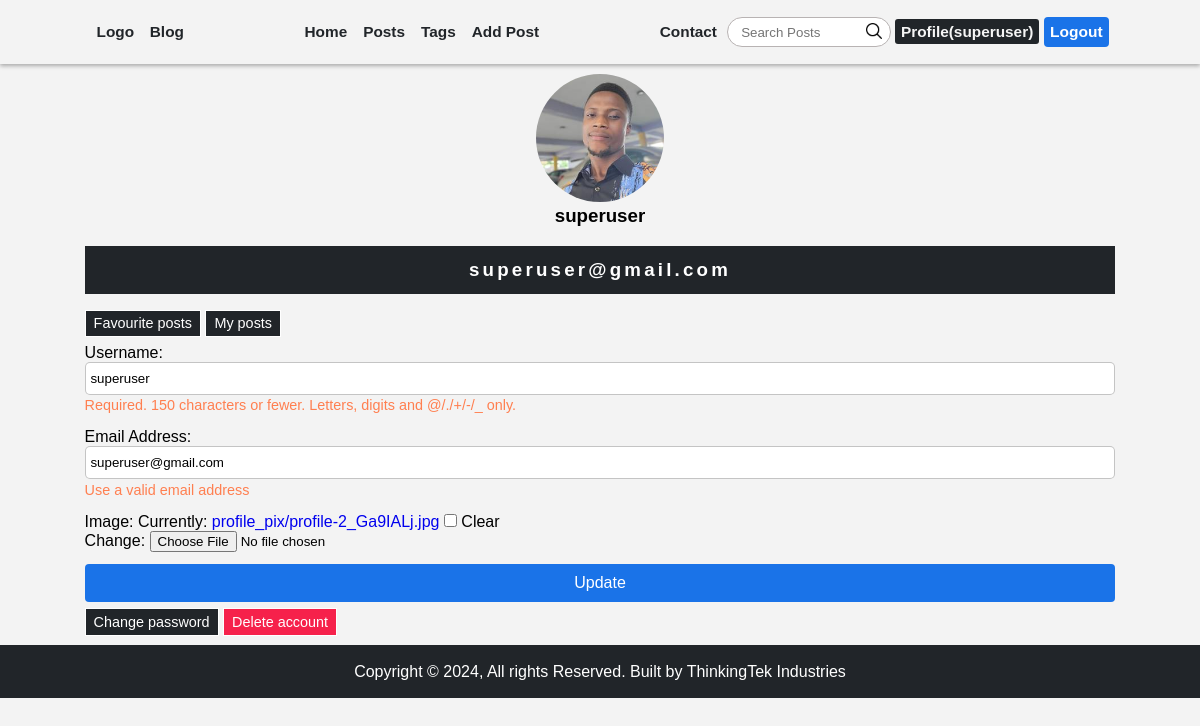
Screenshot of /profile/ (signed in) with the database file from the repository.
### account/models.py (models this page shows, shortened)
class User(AbstractUser):
    email = models.EmailField(verbose_name='Email Address', max_length=180, unique=True, help_text='Use a valid email address', error_messages={
                              'unique': 'Sorry this email cannot be used'})
    def __str__(self):
        return self.username

class Profile(models.Model):
    user = models.OneToOneField(User, on_delete=models.CASCADE)
    image = models.ImageField(
        default='profile_pix/profile_img.png', blank=True, null=True, upload_to='profile_pix', validators=[
            FileExtensionValidator(['jpg', 'jpeg'])])

### account/views.py (the view)
# urls.py: path('profile/', profile, name='profile'),
@login_required
def profile(request):
    username = request.user.username
    email = request.user.email
    u_form = UserUpdateForm(request.POST or None, instance=request.user)
    p_form = ProfileUpdateForm(
        request.POST or None, request.FILES, instance=request.user.profile)
    if request.method == 'POST':
        if u_form.is_valid() and p_form.is_valid():
            u_form.save()
            p_form.save()
            messages.success(request, f'Your account has been updated!')
            return redirect('profile')
    context = {
        'email': email,
        'username': username,
        'title': f'{username} | Profile',
        'u_form': u_form,
        'p_form': p_form,
        'profile_active': True
    }
    return render(request, 'account/profile.html', context)

### blog/forms.py
class SearchForm(forms.Form):
    search = forms.CharField(required=False, widget=forms.TextInput(
        attrs={'placeholder': 'Search Posts'}))
    class Meta:
        fields = "__all__"

### account/forms.py
class UserUpdateForm(forms.ModelForm):
    class Meta:
        model = get_user_model()
        fields = ('username', 'email')

### blog/views.py (called while the page is built)
def category_list(request):
    form = SearchForm(request.GET or None)
    categories = Post.objects.filter(publish=True).values(
        'categories__name').annotate(Count('categories__name'))[:5]
    all_categories = Post.objects.filter(publish=True).values(
        'categories__name').annotate(Count('categories__name'))
    return {'categories': categories, 'all_categories': all_categories, 'search_form': form}

### account/templates/account/profile.html (shortened to what this page needs)
{% extends 'base.html' %}
{% load static %}
{% block content %}
<section class="profile_user_details">
  <div class="profile_pic_container">
    {% if user.profile.image %}
    <img src="{{user.profile.image.url}}" alt="user profile pic" class="profile_img" srcset="">
    {% else %}
    <img src="" alt="user profile pic" class="profile_img" srcset="">
    {% endif %}
  </div>
  <div class="username_email">
    <h3>{{username}} </h3>
  </div>
</section>
<h3 class="header_text">{{user.email}}</h3>
<a class="profile_link fav_post" href="{% url 'blog:fovourite-posts' %}"> Favourite posts</a>
<a class="profile_link fav_post" href="{% url 'blog:user-posts' user.username %}"> My posts</a>
<div class="profile_form_container">
  <form action="" method="POST" enctype="multipart/form-data">
    <div class="form-group">
      {{u_form.username.label_tag}}
      {{u_form.username}}
      <p class="help-text">{{u_form.username.help_text}}</p>
    </div>
    <div class="form-group">
      {{u_form.email.label_tag}}
      {{u_form.email}}
      <p class="help-text">{{u_form.email.help_text}}</p>
    </div>
    <div class="form-group">
      {{p_form.image.label_tag}}
      {{p_form.image}}
    </div>
    <div class="form-group">
      <input type="submit" value="Update" />
    </div>
  </form>
</div>
<div>
  <a href="{% url 'password-change' %}" class="profile_link">Change password</a>
  <span class="profile_link delete_account" onclick="deletePost()">Delete account</>
</div>
{% endblock content %}

### templates/nav.html (shortened to what this page needs)
{% load static %}
<nav class="navbar_container">
    <div class="flex_center_btw navbar">
        <div class="logo_home">
            <a href="{% url 'blog:index' %}" class="logo_link">Logo</a>
            <a href="{% url 'blog:index' %}" class="home_link">Blog</a>
        </div>
        <ul class="nav_links_ul">
            <li class="nav_li">
                <a href="{% url 'blog:index' %}" class="nav_links {% if home_active %} nav_active {% endif %}">Home</a>
            </li>
            <li class="nav_li">
                <a href="{% url 'blog:posts' %}" class="nav_links {% if post_active %} nav_active {% endif %}">Posts</a>
            </li>
            <li class="nav_li">
                <a href="{% url 'blog:all-categories' %}"
                    class="nav_links {% if tags_active %} nav_active {% endif %}">Tags</a>
            </li>
            {% if user.is_authenticated %}
            <li class="nav_li">
                <a href="{% url 'blog:create-post' %}" class="nav_links {% if add_active %} nav_active {% endif %}">Add
                    Post</a>
            </li>
            {% endif %}
        </ul>
        <ul class="nav_links_ul flex_center_btw">
            <li class="nav_li">
                <a href="{%  url 'contact-us' %}"
                    class="nav_links {% if contact_active %} nav_active {% endif %}">Contact</a>
            </li>
            <li class="nav_li">
                <form action="{%  url 'blog:search-posts' %}" method="GET" class="flex-center search-form">
                    {{search_form.search}}
                    <button type="submit">
                        <img src="{% static '/img/icons/icons8-search-30.png' %}" alt="" srcset="" class="logo">
                    </button>
                </form>
            </li>
            {% if user.is_authenticated %}
            <li class="nav_li">
                <a href="{% url 'profile' %}"
                    class="nav_links {% if profile_active %} nav_active {% endif %}">Profile({{user}})</a>
            </li>
            {% endif %}
            <li class="nav_li">
                {% if user.is_authenticated %}
                <a href="{% url 'logout' %}" class="auth_link">Logout</a>
                {% else %}
                <a href="{% url 'login' %}" class="auth_link">Sign in</a>
                {% endif %}
            </li>
        </ul>
    </div>
</nav>

### static/css/styles.css (style rules this page uses)
.navbar_container { width: 100%; max-width: 1600px; box-shadow: 0 2px 4px rgba(0, 0, 0, 0.3); overflow-x: hidden; }
.navbar { position: relative; width: 100%; max-width: 1050px; margin: 0 auto; padding: 0.8rem 1rem; height: 4rem; }
.navbar a { font-size: 0.96rem; color: #212529; font-weight: bold; padding: 0.22rem 0.35rem; transition: 0.22s ease-in-out; border: none; }
.navbar .nav_active { border-radius: 3px; background-color: #212529; color: whitesmoke; }
.navbar .search-form { position: relative; width: 100%; max-width: 10.2rem; margin: 0 auto; }
.navbar .search-form input { padding: 0.4rem 0.8rem; border-radius: 15px; outline: none; width: 100%; border: 1.7px solid #b8b3b3; }
.navbar .search-form button { position: absolute; top: 1px; right: 0; background: none; border: none; padding: 0.2rem 0.4rem; cursor: pointer; }
.navbar .search-form button img { width: 20px; height: 20px; }
.nav_links_ul { display: none; gap: 0.3rem; }
.nav_links_ul .nav_li .auth_link { padding: 0.35rem 0.4rem; background-color: #1a73e8; color: white; border: none; border-radius: 4px; display: inline-block; font-size: 0.97rem; transition: 0.4s; }
.header_text { padding: 0.8rem 0.3rem; text-align: center; background-color: #212529; color: white; margin: 1rem 0; letter-spacing: 0.2rem; }

### static/css/profile.css (style rules this page uses)
.profile_user_details .profile_pic_container { width: 100%; text-align: center; }
.profile_user_details .profile_img { display: inline-block; height: 8rem; width: 8rem; object-fit: cover; object-position: center center; border-radius: 50%; }
.profile_user_details .username_email h3, .profile_user_details .username_email h5 { text-align: center; padding: 0.2rem; }
.profile_link { cursor: pointer; display: inline-block; padding: 0.3rem 0.5rem; background-color: #212529; color: white; border: 1px solid; transition: 0.2s ease-in-out; font-size: 0.9rem; }
.delete_account { background-color: #f6214b; }
.fav_post { background-color: #212529; }
.profile_form_container form .form-group { padding: 0.4rem 0; }
.profile_form_container form .form-group label { display: inline-block; cursor: pointer; }
.profile_form_container form .form-group input[type='email'], .profile_form_container form .form-group input[type='text'] { display: block; width: 100%; border-radius: 5px; padding: 0.5rem 0.3rem; border: 1px solid rgba(138, 137, 137, 0.5); background-color: white; }
.profile_form_container form .form-group input[type='submit'] { display: block; width: 100%; padding: 0.6rem; text-align: center; cursor: pointer; font-size: 1rem; color: white; border-radius: 4px; border: none; font-family: 'Trebuchet MS', 'Lucida Sans Unicode', 'Lucida Grande', 'Lucida Sans', Arial, sans-serif; background-color: #1a73e8; }
.profile_form_container form .form-group .help-text { font-size: 0.9rem; padding: 0.15rem 0; color: coral; }

### static/css/media-queries.css (style rules this page uses)
@media screen and (min-width: 905px) { .nav_links_ul { display: flex; } }

### rows the page displays
User: username "superuser", profile.image (picture), email "superuser@gmail.com"

### other values shown
{{ u_form.username.label_tag }} "Username:"
{{ u_form.username.help_text }} "Required. 150 characters or fewer. Letters, digits and @/./+/-/_ only."
{{ u_form.email.label_tag }} "Email Address:"
{{ u_form.email.help_text }} "Use a valid email address"
{{ p_form.image.label_tag }} "Image:"
